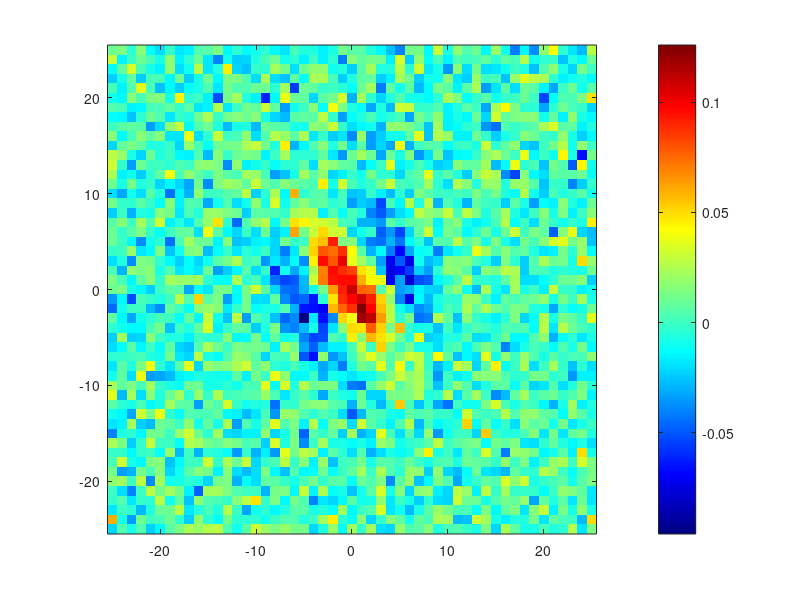

Recreate this plot in MATLAB. (Note: this script raises an error after producing the figure.)

%% ------Problem 2d: ---------Recovering RF from L--------

% GETTING RF FROM PROBLEM 2A
%%-------Problem 2a: -------Prepare a simplified model RF of asimple cell in V
clear; clf; rng(0,'twister');
% basic parameters
sig_x=5; % Gaussian width along carrier axis
sig_y=5; % Gaussian width along orthogonal axis
k=0.5; % spatial frequency (cycles/unti)
phi= 0; % phase offset
theta= pi/6; %title angle from vertical

% the grid
x= -25:25; y=-25:25;
[xx,yy]=meshgrid(x,y);

% coordinate rotation: make x' and y' by rotating the coordinates with ø
xp= xx*cos(theta)+ yy*sin(theta);
yp= -xx*sin(theta)+ yy*cos(theta);

% Gabor RF
envelope= exp(-(xp.^2)/(2*sig_x^2)-(yp.^2)/(2*sig_y^2)); % localize the filter in space
norm_factor= 1/(2*pi*sig_y*sig_x); % normalization factor
RF= norm_factor*envelope.*cos(k*xp-phi);

%% GETTING STIM FROM PROBLEM 2B

Nwhite   = 200;
Nblack   = 200;
numTrials = 5000;
STIM = zeros(numel(y),numel(x),numTrials);

for j = 1:numTrials
    frame = zeros(size(xx));               % background = 0
    inds  = randperm(numel(frame),Nwhite+Nblack);
    widx  = inds(1:Nwhite);
    bidx  = inds(Nwhite+1:end);
    frame(widx) = +1;                      % white dots
    frame(bidx) = -1;                      % black dots
    STIM(:,:,j) = frame;
end




%%  From Problem 2c: COMBINE RF AND STIM TO GET LINEAR RESPONSE
L = zeros(numTrials,1);
for j = 1:numTrials
    Sj    = STIM(:,:,j);
    L(j)  = sum( RF(:) .* Sj(:) );        % dot-product
end

%% USING THE RESULTS FOR PROBLEM 2D
% extract top 20% 
pct=prctile(L,90); % 80th percentile of L
sel=find(L>=pct); % indices of trials in the top 20%
% average those top 20%
RF_reconst= mean(STIM(:,:,sel),3); % averaging over the 3rd dimension

% displaying the reconstructed RF


figure('Color','w');
imagesc(x, y, RF_reconst);        % show matrix as image
axis image xy;                 % keep aspect ratio and y‑axis ascending
colormap(jet(256));    % flipped jet gives blue→white→red
c = colorbar;
c.Label.String = 'Reconstructed amplitude';
xlabel('x (deg)');
ylabel('y (deg)');
title(sprintf('Reconstructed RF (top %d%% of STIMs)', numel(sel)/numTrials*100));
